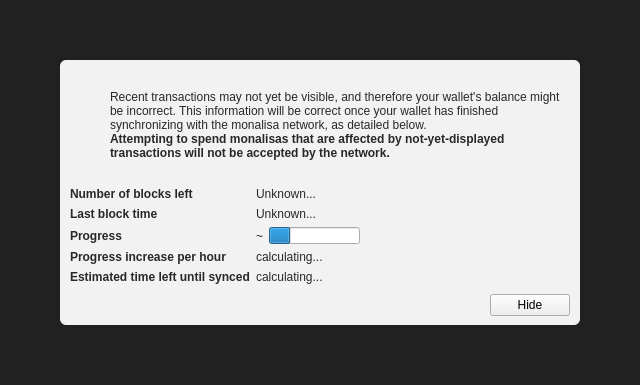
<?xml version="1.0" encoding="UTF-8"?>
<ui version="4.0">
 <class>ModalOverlay</class>
 <widget class="ModalOverlay" name="ModalOverlay">
  <property name="geometry">
   <rect>
    <x>0</x>
    <y>0</y>
    <width>640</width>
    <height>385</height>
   </rect>
  </property>
  <property name="windowTitle">
   <string>Form</string>
  </property>
  <layout class="QVBoxLayout" name="verticalLayout" stretch="0">
   <property name="sizeConstraint">
    <enum>QLayout::SetDefaultConstraint</enum>
   </property>
   <property name="leftMargin">
    <number>0</number>
   </property>
   <property name="topMargin">
    <number>0</number>
   </property>
   <property name="rightMargin">
    <number>0</number>
   </property>
   <property name="bottomMargin">
    <number>0</number>
   </property>
   <item>
    <widget class="QWidget" name="bgWidget" native="true">
     <property name="styleSheet">
      <string notr="true">#bgWidget { background: rgba(0,0,0,220); }</string>
     </property>
     <layout class="QVBoxLayout" name="verticalLayoutMain" stretch="1">
      <property name="leftMargin">
       <number>60</number>
      </property>
      <property name="topMargin">
       <number>60</number>
      </property>
      <property name="rightMargin">
       <number>60</number>
      </property>
      <property name="bottomMargin">
       <number>60</number>
      </property>
      <item>
       <widget class="QWidget" name="contentWidget" native="true">
        <property name="styleSheet">
         <string notr="true">#contentWidget { background: rgba(255,255,255,240); border-radius: 6px; }

QLabel { color: rgb(40,40,40);  }</string>
        </property>
        <layout class="QVBoxLayout" name="verticalLayoutSub" stretch="1,0,0,0">
         <property name="spacing">
          <number>0</number>
         </property>
         <property name="leftMargin">
          <number>10</number>
         </property>
         <property name="topMargin">
          <number>10</number>
         </property>
         <property name="rightMargin">
          <number>10</number>
         </property>
         <property name="bottomMargin">
          <number>10</number>
         </property>
         <item>
          <layout class="QHBoxLayout" name="horizontalLayoutIconText" stretch="0,1">
           <property name="topMargin">
            <number>20</number>
           </property>
           <item>
            <layout class="QVBoxLayout" name="verticalLayoutIcon">
             <property name="leftMargin">
              <number>0</number>
             </property>
             <item>
              <widget class="QPushButton" name="warningIcon">
               <property name="enabled">
                <bool>false</bool>
               </property>
               <property name="text">
                <string/>
               </property>
               <property name="icon">
                <iconset>
                 <normaloff>:/icons/warning</normaloff>
                 <disabledoff>:/icons/warning</disabledoff>:/icons/warning</iconset>
               </property>
               <property name="iconSize">
                <size>
                 <width>48</width>
                 <height>48</height>
                </size>
               </property>
               <property name="flat">
                <bool>true</bool>
               </property>
              </widget>
             </item>
             <item>
              <spacer name="verticalSpacerWarningIcon">
               <property name="orientation">
                <enum>Qt::Vertical</enum>
               </property>
               <property name="sizeHint" stdset="0">
                <size>
                 <width>20</width>
                 <height>40</height>
                </size>
               </property>
              </spacer>
             </item>
            </layout>
           </item>
           <item>
            <layout class="QVBoxLayout" name="verticalLayoutInfoText">
             <property name="leftMargin">
              <number>0</number>
             </property>
             <property name="topMargin">
              <number>0</number>
             </property>
             <item>
              <widget class="QLabel" name="infoText">
               <property name="text">
                <string>Recent transactions may not yet be visible, and therefore your wallet's balance might be incorrect. This information will be correct once your wallet has finished synchronizing with the monalisa network, as detailed below.</string>
               </property>
               <property name="textFormat">
                <enum>Qt::RichText</enum>
               </property>
               <property name="wordWrap">
                <bool>true</bool>
               </property>
              </widget>
             </item>
             <item>
              <widget class="QLabel" name="infoTextStrong">
               <property name="font">
                <font>
                 <weight>75</weight>
                 <bold>true</bold>
                </font>
               </property>
               <property name="text">
                <string>Attempting to spend monalisas that are affected by not-yet-displayed transactions will not be accepted by the network.</string>
               </property>
               <property name="textFormat">
                <enum>Qt::RichText</enum>
               </property>
               <property name="wordWrap">
                <bool>true</bool>
               </property>
              </widget>
             </item>
             <item>
              <spacer name="verticalSpacerInTextSpace">
               <property name="orientation">
                <enum>Qt::Vertical</enum>
               </property>
               <property name="sizeHint" stdset="0">
                <size>
                 <width>20</width>
                 <height>40</height>
                </size>
               </property>
              </spacer>
             </item>
            </layout>
           </item>
          </layout>
         </item>
         <item>
          <spacer name="verticalSpacerAfterText">
           <property name="orientation">
            <enum>Qt::Vertical</enum>
           </property>
           <property name="sizeHint" stdset="0">
            <size>
             <width>20</width>
             <height>40</height>
            </size>
           </property>
          </spacer>
         </item>
         <item>
          <layout class="QFormLayout" name="formLayout">
           <property name="fieldGrowthPolicy">
            <enum>QFormLayout::FieldsStayAtSizeHint</enum>
           </property>
           <property name="horizontalSpacing">
            <number>6</number>
           </property>
           <property name="verticalSpacing">
            <number>6</number>
           </property>
           <property name="topMargin">
            <number>10</number>
           </property>
           <item row="0" column="0">
            <widget class="QLabel" name="labelNumberOfBlocksLeft">
             <property name="font">
              <font>
               <weight>75</weight>
               <bold>true</bold>
              </font>
             </property>
             <property name="text">
              <string>Number of blocks left</string>
             </property>
            </widget>
           </item>
           <item row="0" column="1">
            <widget class="QLabel" name="numberOfBlocksLeft">
             <property name="text">
              <string>Unknown...</string>
             </property>
            </widget>
           </item>
           <item row="1" column="0">
            <widget class="QLabel" name="labelLastBlockTime">
             <property name="font">
              <font>
               <weight>75</weight>
               <bold>true</bold>
              </font>
             </property>
             <property name="text">
              <string>Last block time</string>
             </property>
            </widget>
           </item>
           <item row="1" column="1">
            <widget class="QLabel" name="newestBlockDate">
             <property name="sizePolicy">
              <sizepolicy hsizetype="Maximum" vsizetype="Preferred">
               <horstretch>0</horstretch>
               <verstretch>0</verstretch>
              </sizepolicy>
             </property>
             <property name="text">
              <string>Unknown...</string>
             </property>
            </widget>
           </item>
           <item row="2" column="0">
            <widget class="QLabel" name="labelSyncDone">
             <property name="font">
              <font>
               <weight>75</weight>
               <bold>true</bold>
              </font>
             </property>
             <property name="text">
              <string>Progress</string>
             </property>
            </widget>
           </item>
           <item row="2" column="1">
            <layout class="QHBoxLayout" name="horizontalLayoutSync" stretch="0,1">
             <item>
              <widget class="QLabel" name="percentageProgress">
               <property name="text">
                <string notr="true">~</string>
               </property>
              </widget>
             </item>
             <item>
              <widget class="QProgressBar" name="progressBar">
               <property name="value">
                <number>24</number>
               </property>
               <property name="format">
                <string/>
               </property>
              </widget>
             </item>
            </layout>
           </item>
           <item row="4" column="0">
            <widget class="QLabel" name="labelProgressIncrease">
             <property name="font">
              <font>
               <weight>75</weight>
               <bold>true</bold>
              </font>
             </property>
             <property name="text">
              <string>Progress increase per hour</string>
             </property>
            </widget>
           </item>
           <item row="4" column="1">
            <widget class="QLabel" name="progressIncreasePerH">
             <property name="text">
              <string>calculating...</string>
             </property>
            </widget>
           </item>
           <item row="5" column="0">
            <widget class="QLabel" name="labelEstimatedTimeLeft">
             <property name="font">
              <font>
               <weight>75</weight>
               <bold>true</bold>
              </font>
             </property>
             <property name="text">
              <string>Estimated time left until synced</string>
             </property>
            </widget>
           </item>
           <item row="5" column="1">
            <widget class="QLabel" name="expectedTimeLeft">
             <property name="text">
              <string>calculating...</string>
             </property>
            </widget>
           </item>
          </layout>
         </item>
         <item>
          <layout class="QHBoxLayout" name="horizontalLayoutButtons">
           <property name="leftMargin">
            <number>10</number>
           </property>
           <property name="topMargin">
            <number>10</number>
           </property>
           <item>
            <spacer name="horizontalSpacer">
             <property name="orientation">
              <enum>Qt::Horizontal</enum>
             </property>
             <property name="sizeHint" stdset="0">
              <size>
               <width>40</width>
               <height>20</height>
              </size>
             </property>
            </spacer>
           </item>
           <item>
            <widget class="QPushButton" name="closeButton">
             <property name="text">
              <string>Hide</string>
             </property>
            </widget>
           </item>
          </layout>
         </item>
        </layout>
       </widget>
      </item>
     </layout>
    </widget>
   </item>
  </layout>
 </widget>
 <customwidgets>
  <customwidget>
   <class>ModalOverlay</class>
   <extends>QWidget</extends>
   <header>modaloverlay.h</header>
   <container>1</container>
  </customwidget>
 </customwidgets>
 <resources/>
 <connections/>
</ui>
